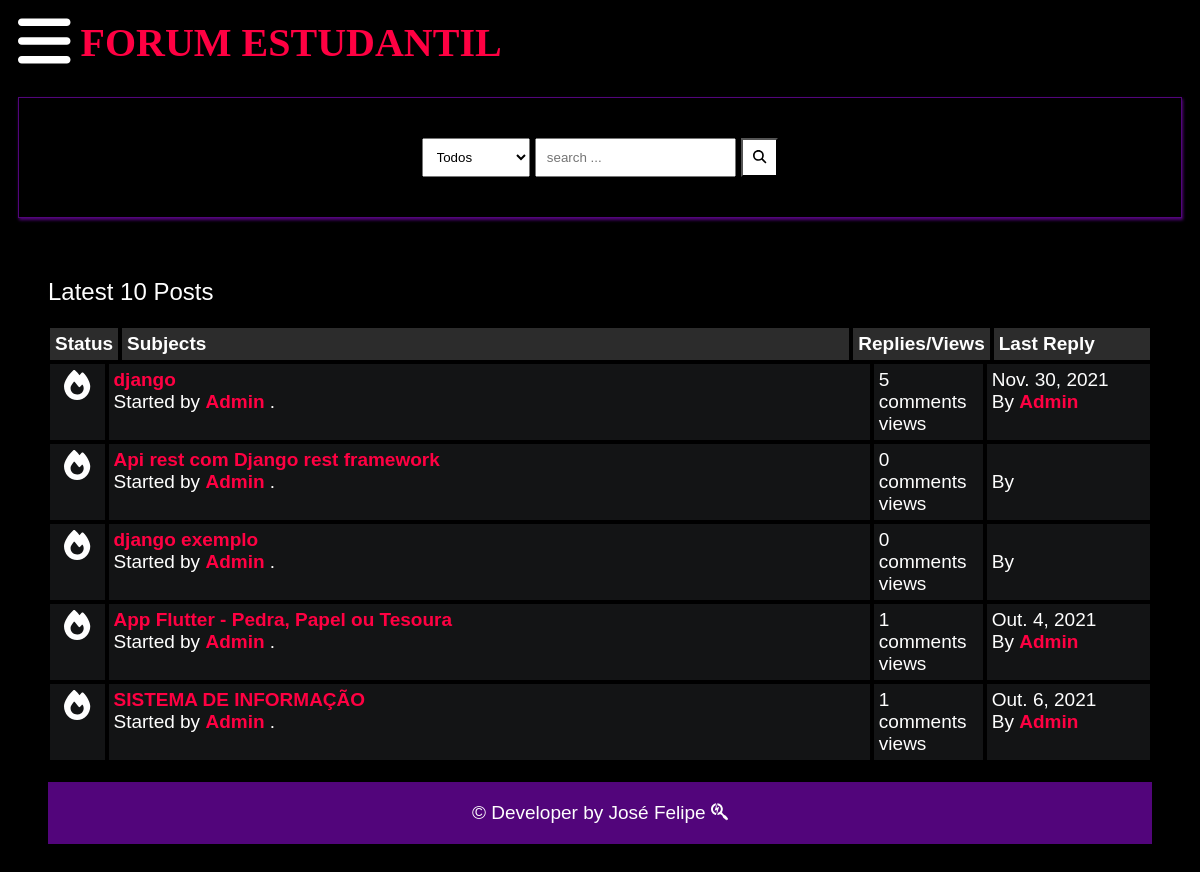
Page /latest_posts on the committed database.
### main/models.py (models this page shows, shortened)
class Post(models.Model):
    title = models.CharField(max_length=400)
    slug = models.SlugField(max_length=400, unique=True, blank=True)
    user = models.ForeignKey(Author, on_delete=models.CASCADE)
    content = HTMLField()
    categories = models.ManyToManyField(Category)
    date = models.DateTimeField(auto_now_add=True)
    approved = models.BooleanField(default=False)
    hit_count_generic = GenericRelation(HitCount, object_id_field='object_pk',
        related_query_name='hit_count_generic_relation'
    )
    tags = TaggableManager()
    comments = models.ManyToManyField(Comment, blank=True)
    closed = models.BooleanField(default=False)
    state = models.CharField(max_length=40, default="zero")
    def get_url(self):
        return reverse("detail", kwargs={
            "slug":self.slug
        })
    @property
    def num_comments(self):
        return self.comments.count()
    @property
    def last_reply(self):
        return self.comments.latest("date")

class Author(models.Model):
    user = models.ForeignKey(User,null=True, blank=True, on_delete=models.CASCADE)
    fullname = models.CharField(max_length=40, blank=True)
    slug = slug = models.SlugField(max_length=400, unique=True, blank=True,null=True)
    bio = HTMLField(blank=True)
    points = models.IntegerField(default=0,blank=True)
    profile_pic = ResizedImageField(size=[50, 80], quality=100, upload_to="authors", default=None, null=True, blank=True)

class Comment(models.Model):
    user = models.ForeignKey(Author, on_delete=models.CASCADE)
    content = HTMLField()
    date = models.DateTimeField(auto_now_add=True)
    replies = models.ManyToManyField(Reply, blank=True)

### main/views.py (the view)
# urls.py: path("latest_posts", latest_posts, name="latest_posts"),
def latest_posts(request):
    posts = Post.objects.all().filter(approved=True)[:10]
    context = {
        "posts":posts,
        "title": "10 ultimas postagens"
    }
    return render(request, "latest-posts.html", context)

### main/context_processors.py (called while the page is built, shortened)
def searchFunction(request):
    search_context = {}
    posts = Post.objects.all()
    return search_context

### templates/latest-posts.html
{% extends 'base.html' %}
{% load hitcount_tags %}
{% block content %}
    <div class="container">
        <div class="navigate">
            <span>Latest 10 Posts</span>
        </div>
        <div class="posts-table">
            <div class="table-head">
                <div class="status">Status</div>
                <div class="subjects">Subjects</div>
                <div class="replies">Replies/Views</div>
                <div class="last-reply">Last Reply</div>
            </div>
            {% for post in posts %}
            <div class="table-row">
                <div class="status"><i class="fa fa-fire"></i></div>
                <div class="subjects">
                    <a href="{{post.get_url}}">{{post.title}}</a>
                    <br>
                    <span>Started by <b><a href="">{{post.user.fullname|title}}</a></b> .</span>
                </div>
                <div class="replies">
                    {{post.num_comments}} comments <br> {% get_hit_count for post %} views
                </div>
                <div class="last-reply">
                    {{post.last_reply.date|date}}
                    <br>By <b><a href="">{{post.last_reply.user.fullname|title}}</a></b>
                </div>
            </div>
            {% endfor %}
        </div>
    {% endblock content %}

### templates/base.html (shortened to what this page needs)
{% load static %}
<!DOCTYPE html>
<html lang="en">
<head>
    <link rel="stylesheet" href="{% static 'fontawesome-free-5.15.4-web/css/all.min.css' %}">
 <link rel="stylesheet" href="{% static 'style.css' %}">
</head>
<body>
    <header>
        <div class="navbar">
            <a class="bar-icon" id="iconBar" onclick="hideIconBar()"><i class="fa fa-bars" ></i></a>
            <div class="brand" ><a href="{% url 'home' %}">FORUM ESTUDANTIL</a> </div>
        </div>
                <form action="{% url 'search_result' %}" role="form" method="GET">
                <div class="search-box">
                    <div>
                        <select name="search-box" id="">
                            <option value="Everything">Todos</option>
                        </select>
                        <input type="text" name="q" placeholder="search ...">
                        <button type="submit" name="search"><i class="fas fa-search"></i></i></button>
                    </div>
                </div>
                </form>
    </header>
    {% block content %}
    {% endblock content %}
    <footer>
        <span>&copy;  Developer by José Felipe</span>
        <i class="fab fa-searchengin"></i>
    </footer>
</body>
</html>

### static/style.css (style rules this page uses)
* { box-sizing: border-box; }
html { font-size: 19px; font-family: 'Titillium Web', sans-serif; background-color:rgb(0,0,0); color:#FEFEFE; }
a { color:#FF0042; font-weight: bolder; text-decoration: none; }
.container { margin: 20px; padding: 20px; }
header { margin-inline: 10px; }
.navbar { display:flex; align-items: center; }
.bar-icon { font-size: 60px; display: inline-block; margin-right:10px; color: #fff; cursor: pointer; }
.brand { font-size:40px; display: inline-block; font-family:aquire; }
.search-box { border: solid 1px #52057b; margin-top: 20px; padding: 40px; display:flex; justify-content: center; box-shadow:1px 2px 3px #52057b; }
.search-box select { padding: 10px; }
.search-box input { padding: 10px; }
.search-box button { padding: 10px; background-color:#fff; color:#000000; }
footer { margin-top: 20px; padding: 20px; background-color: #52057b; display: block; text-align: center; }
.table-head { display: flex; }
.table-head div { padding: 5px; margin: 2px; background-color: #2C2C2C; font-weight: bold; }
.table-head .status { flex: 5%; }
.table-head .subjects { flex: 70%; }
.table-head .replies { flex: 10%; }
.table-head .last-reply { flex: 15%; }
.table-row { display: flex; }
.table-row .status, .table-row .subjects, .table-row .replies, .table-row .last-reply { padding: 5px; margin: 2px; background-color: #131415; }
.table-row .status { flex: 5%; font-size: 30px; text-align: center; }
.table-row .subjects { flex: 70%; }
.table-row .replies { flex: 10%; }
.table-row .last-reply { flex: 15%; }
.navigate { margin-block: 20px; font-weight: lighter; font-size: 24px; }

### rows in the picture
Post: title "django", user.fullname "Admin", num_comments "5", last_reply "Nov. 30, 2021", last_reply.user.fullname "Admin"
Post: title "Api rest com Django rest framework", user.fullname "Admin", num_comments "0"
Post: title "django exemplo", user.fullname "Admin", num_comments "0"
Post: title "App Flutter - Pedra, Papel ou Tesoura", user.fullname "Admin", num_comments "1", last_reply "Out. 4, 2021", last_reply.user.fullname "Admin"
Post: title "SISTEMA DE INFORMAÇÃO", user.fullname "Admin", num_comments "1", last_reply "Out. 6, 2021", last_reply.user.fullname "Admin"
